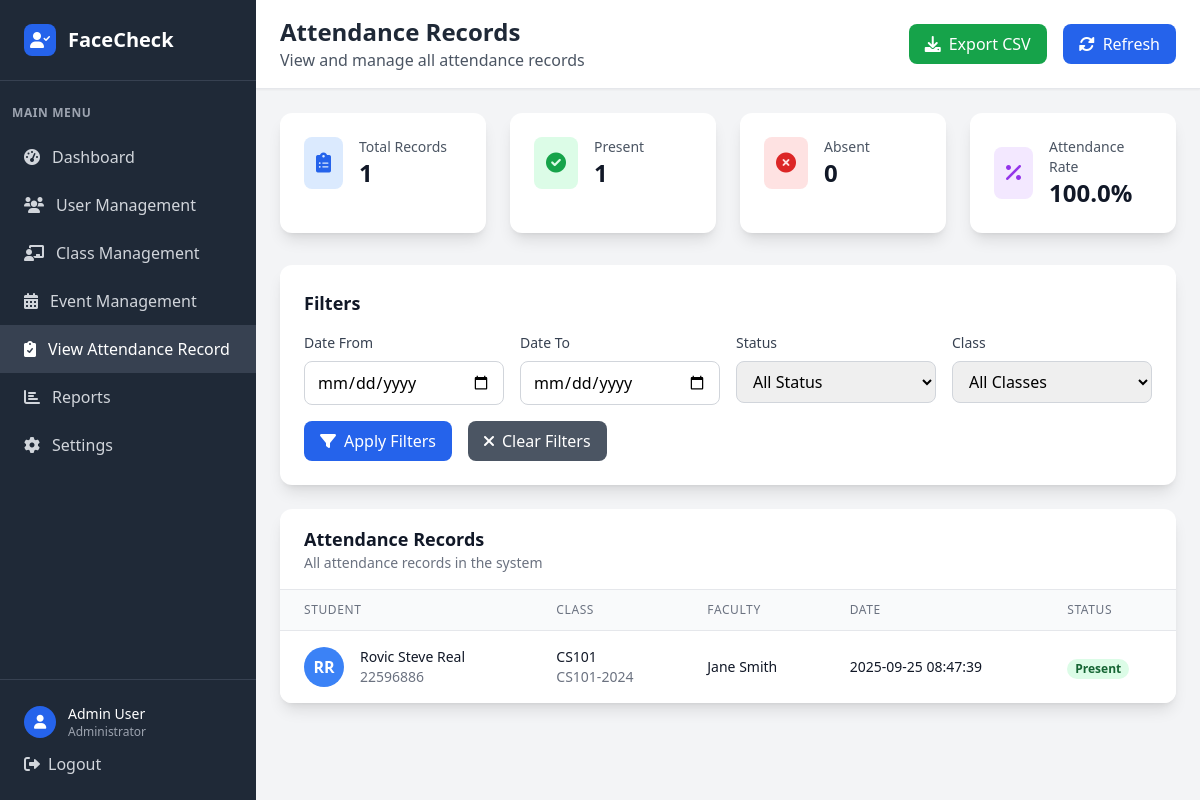
Before: /admin/attendance (signed in) with the older database file.
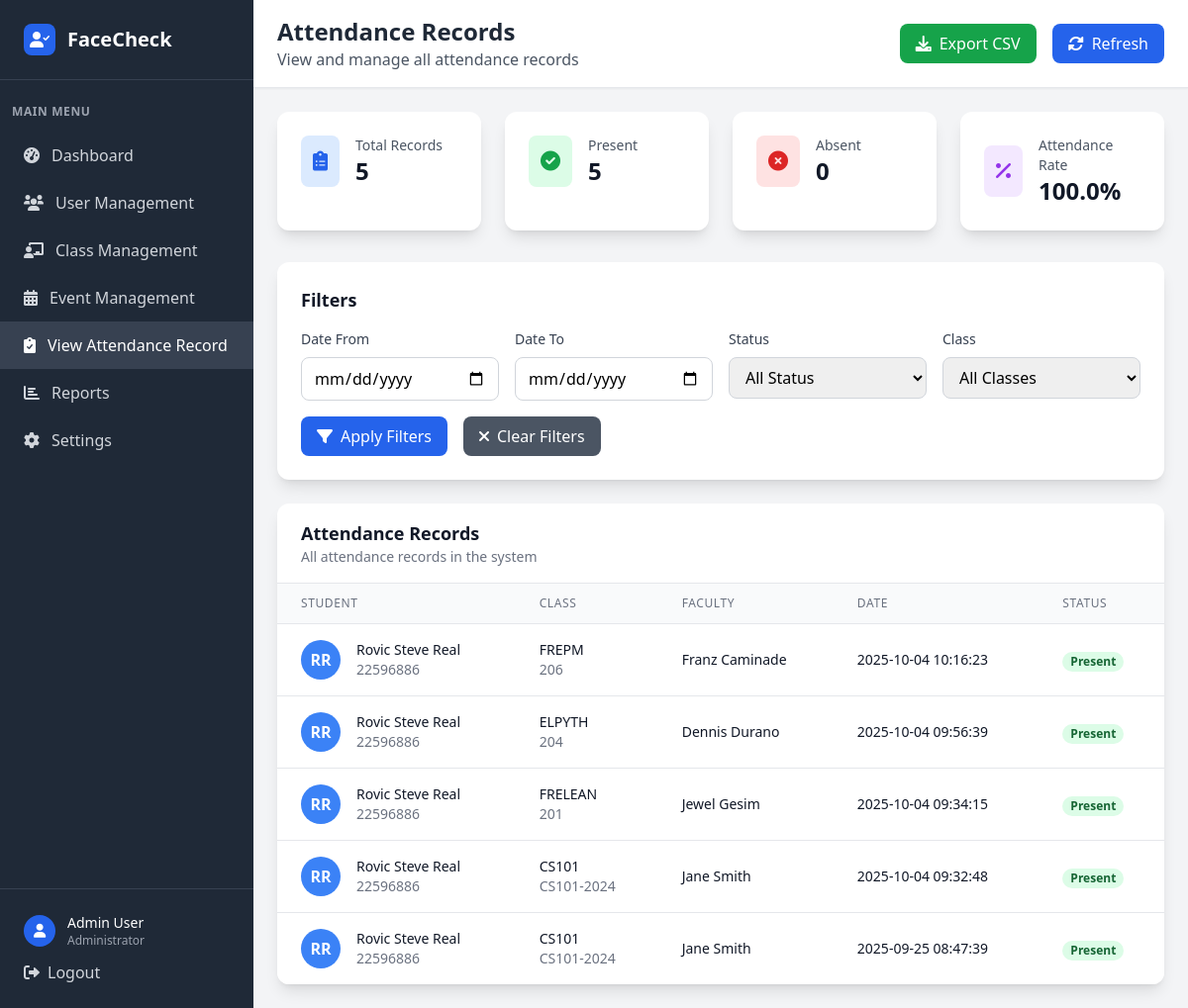
After: the same page with the newer database file.
### tables this page shows
CREATE TABLE attendance (
            attendance_id INTEGER PRIMARY KEY AUTOINCREMENT,
            attendance_date DATETIME NOT NULL,
            attendance_status VARCHAR(10) NOT NULL CHECK (attendance_status IN ('present', 'absent', 'late')),
            studentclass_id INTEGER NOT NULL,
            FOREIGN KEY (studentclass_id) REFERENCES student_class(studentclass_id)
        );

CREATE TABLE user (
            user_id INTEGER PRIMARY KEY AUTOINCREMENT,
            idno VARCHAR(20) NOT NULL UNIQUE,
            firstname VARCHAR(50) NOT NULL,
            lastname VARCHAR(50) NOT NULL,
            role VARCHAR(10) NOT NULL CHECK (role IN ('admin', 'faculty', 'student')),
            password VARCHAR(255) NOT NULL,
            created_at DATETIME DEFAULT CURRENT_TIMESTAMP,
            is_active BOOLEAN DEFAULT 1,
            dept_id INTEGER,
            FOREIGN KEY (dept_id) REFERENCES department(dept_id)
        );

CREATE TABLE class (
            class_id INTEGER PRIMARY KEY AUTOINCREMENT,
            class_name VARCHAR(20) NOT NULL,
            edpcode VARCHAR(20) NOT NULL UNIQUE,
            start_time TIME,
            end_time TIME,
            room VARCHAR(10),
            faculty_id INTEGER NOT NULL,
            FOREIGN KEY (faculty_id) REFERENCES faculty(faculty_id)
        );

### app.py (the view)
@app.route('/admin/attendance')
def admin_attendance():
    if 'user_id' not in session or session['role'] != 'admin':
        return redirect(url_for('login'))
    conn = get_db_connection()
    attendance_records = conn.execute('''
        SELECT
            a.attendance_id,
            a.attendance_date,
            a.attendance_status,
            u.firstname,
            u.lastname,
            u.idno,
            c.class_name,
            c.edpcode,
            fu.firstname as faculty_firstname,
            fu.lastname as faculty_lastname
        FROM attendance a
        JOIN student_class sc ON a.studentclass_id = sc.studentclass_id
        JOIN student s ON sc.student_id = s.student_id
        JOIN user u ON s.user_id = u.user_id
        JOIN class c ON sc.class_id = c.class_id
        JOIN faculty f ON c.faculty_id = f.faculty_id
        JOIN user fu ON f.user_id = fu.user_id
        ORDER BY a.attendance_date DESC, u.lastname, u.firstname
    ''').fetchall()
    total_records = len(attendance_records)
    present_count = len([r for r in attendance_records if r['attendance_status'] == 'present'])
    absent_count = total_records - present_count
    attendance_rate = (present_count / total_records * 100) if total_records > 0 else 0
    conn.close()
    return render_template('admin_attendance.html',
                         attendance_records=attendance_records,
                         total_records=total_records,
                         present_count=present_count,
                         absent_count=absent_count,
                         attendance_rate=round(attendance_rate, 1))

### app.py (called while the page is built)
def get_db_connection():
    try:
        conn = sqlite3.connect('facecheck.db', timeout=30.0)
        conn.row_factory = sqlite3.Row
        conn.execute('PRAGMA foreign_keys = ON')
        try:
            cur = conn.cursor()
            cur.execute("PRAGMA table_info(faculty)")
            columns = [row[1] for row in cur.fetchall()]
            if 'attendance_image' not in columns:
                cur.execute("ALTER TABLE faculty ADD COLUMN attendance_image VARCHAR(255)")
                conn.commit()
        except Exception:
            pass
        return conn
    except sqlite3.Error as e:
        print(f"Database connection error: {e}")
        raise

### templates/admin_attendance.html (shortened to what the changed rows need)
<!DOCTYPE html>
<html lang="en">
<head>
    <script src="https://cdn.tailwindcss.com"></script>
    <link href="https://cdnjs.cloudflare.com/ajax/libs/font-awesome/6.0.0/css/all.min.css" rel="stylesheet">
</head>
<body class="bg-gray-100">
    <div class="flex h-screen">
        <div class="w-64 bg-gray-800 text-white">
            <div class="p-6 border-b border-gray-700">
                <div class="flex items-center">
                    <h1 class="text-xl font-bold">FaceCheck</h1>
                </div>
            </div>
        </div>
        <div class="flex-1 flex flex-col overflow-hidden">
            <header class="bg-white shadow-sm border-b border-gray-200">
                <div class="px-6 py-4">
                    <div class="flex items-center justify-between">
                        <div>
                            <h2 class="text-2xl font-bold text-gray-800">Attendance Records</h2>
                        </div>
                    </div>
                </div>
            </header>
            <main class="flex-1 overflow-y-auto p-6">
                <div class="grid grid-cols-1 md:grid-cols-4 gap-6 mb-8">
                    <div class="bg-white rounded-xl shadow-lg p-6">
                        <div class="flex items-center">
                            <div class="ml-4">
                                <p class="text-sm font-medium text-gray-600">Total Records</p>
                                <p class="text-2xl font-bold text-gray-900">{{ total_records }}</p>
                            </div>
                        </div>
                    </div>
                    <div class="bg-white rounded-xl shadow-lg p-6">
                        <div class="flex items-center">
                            <div class="ml-4">
                                <p class="text-sm font-medium text-gray-600">Present</p>
                                <p class="text-2xl font-bold text-gray-900">{{ present_count }}</p>
                            </div>
                        </div>
                    </div>
                </div>
                <div class="bg-white rounded-xl shadow-lg overflow-hidden">
                    <div class="overflow-x-auto">
                        <table class="min-w-full divide-y divide-gray-200" id="attendanceTable">
                            <thead class="bg-gray-50">
                                <tr>
                                    <th class="px-6 py-3 text-left text-xs font-medium text-gray-500 uppercase tracking-wider">Student</th>
                                    <th class="px-6 py-3 text-left text-xs font-medium text-gray-500 uppercase tracking-wider">Class</th>
                                    <th class="px-6 py-3 text-left text-xs font-medium text-gray-500 uppercase tracking-wider">Faculty</th>
                                    <th class="px-6 py-3 text-left text-xs font-medium text-gray-500 uppercase tracking-wider">Date</th>
                                    <th class="px-6 py-3 text-left text-xs font-medium text-gray-500 uppercase tracking-wider">Status</th>
                                </tr>
                            </thead>
                            <tbody class="bg-white divide-y divide-gray-200">
                                {% for record in attendance_records %}
                                <tr class="hover:bg-gray-50">
                                    <td class="px-6 py-4 whitespace-nowrap">
                                        <div class="flex items-center">
                                            <div class="flex-shrink-0 h-10 w-10">
                                                <div class="h-10 w-10 rounded-full bg-blue-500 flex items-center justify-center text-white font-bold">
                                                    {{ record.firstname[0] }}{{ record.lastname[0] }}
                                                </div>
                                            </div>
                                            <div class="ml-4">
                                                <div class="text-sm font-medium text-gray-900">{{ record.firstname }} {{ record.lastname }}</div>
                                                <div class="text-sm text-gray-500">{{ record.idno }}</div>
                                            </div>
                                        </div>
                                    </td>
                                    <td class="px-6 py-4 whitespace-nowrap">
                                        <div class="text-sm font-medium text-gray-900">{{ record.class_name }}</div>
                                        <div class="text-sm text-gray-500">{{ record.edpcode }}</div>
                                    </td>
                                    <td class="px-6 py-4 whitespace-nowrap text-sm text-gray-900">
                                        {{ record.faculty_firstname }} {{ record.faculty_lastname }}
                                    </td>
                                    <td class="px-6 py-4 whitespace-nowrap text-sm text-gray-900">
                                        {{ record.attendance_date }}
                                    </td>
                                    <td class="px-6 py-4 whitespace-nowrap">
                                        <span class="px-2 inline-flex text-xs leading-5 font-semibold rounded-full
                                            {% if record.attendance_status == 'present' %}bg-green-100 text-green-800{% else %}bg-red-100 text-red-800{% endif %}">
                                            {{ record.attendance_status.title() }}
                                        </span>
                                    </td>
                                </tr>
                                {% endfor %}
                            </tbody>
                        </table>
                    </div>
                </div>
            </main>
        </div>
    </div>
</body>
</html>

Changed rows visible on the page:
added attendance: firstname "R", lastname "R", firstname "Rovic Steve", lastname "Real", idno "22596886", class_name "FREPM", edpcode "206", faculty_firstname "Franz", faculty_lastname "Caminade", attendance_date "2025-10-04 10:16:23", attendance_status "Present"
added attendance: firstname "R", lastname "R", firstname "Rovic Steve", lastname "Real", idno "22596886", class_name "ELPYTH", edpcode "204", faculty_firstname "Dennis", faculty_lastname "Durano", attendance_date "2025-10-04 09:56:39", attendance_status "Present"
added attendance: firstname "R", lastname "R", firstname "Rovic Steve", lastname "Real", idno "22596886", class_name "FRELEAN", edpcode "201", faculty_firstname "Jewel", faculty_lastname "Gesim", attendance_date "2025-10-04 09:34:15", attendance_status "Present"
added attendance: firstname "R", lastname "R", firstname "Rovic Steve", lastname "Real", idno "22596886", class_name "CS101", edpcode "CS101-2024", faculty_firstname "Jane", faculty_lastname "Smith", attendance_date "2025-10-04 09:32:48", attendance_status "Present"
Other visible differences:
{{ total_records }}: "1" → "5"
{{ present_count }}: "1" → "5"
